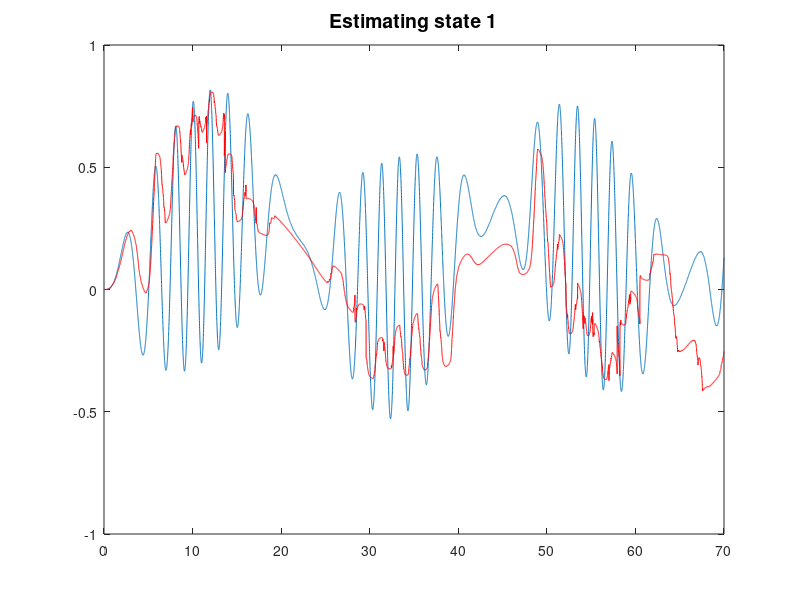
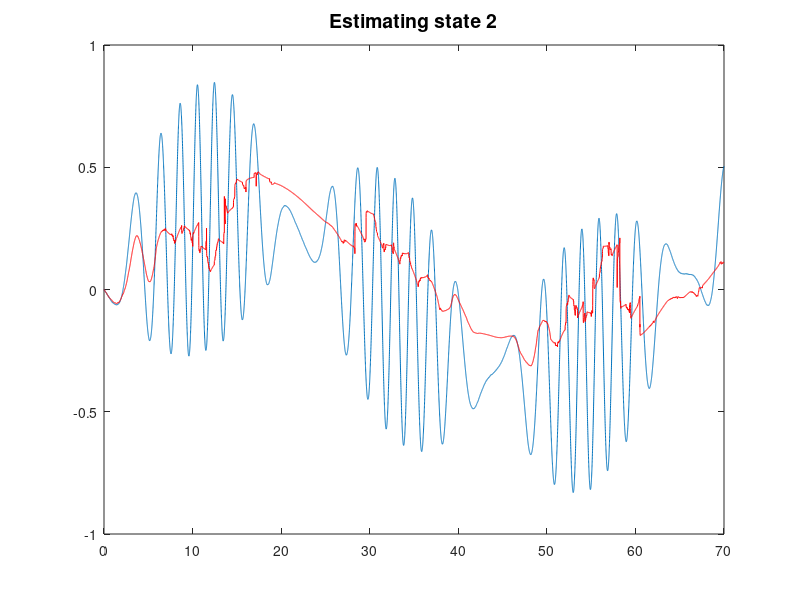
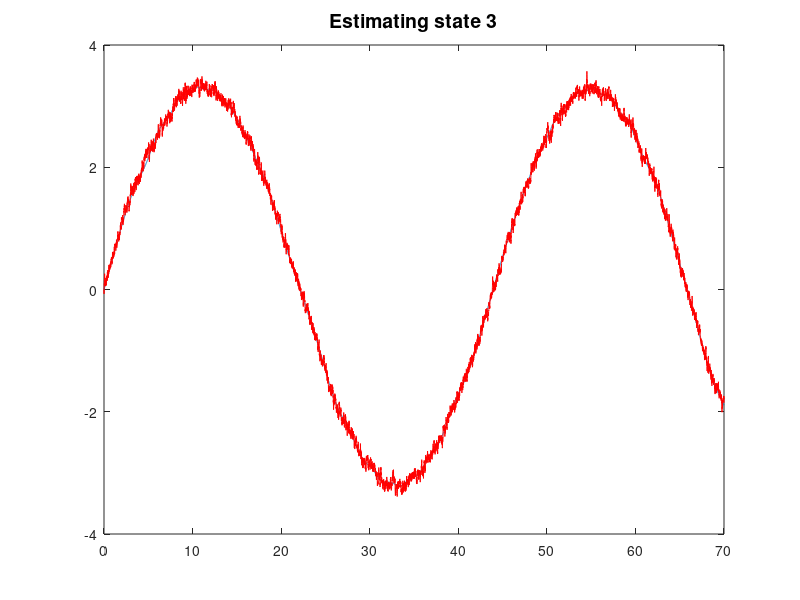
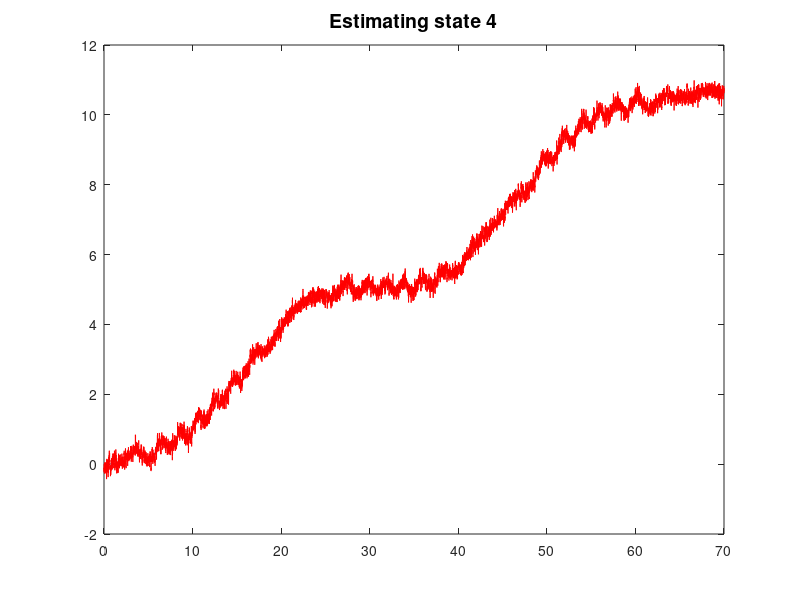

Recreate these plots in MATLAB, in order.
%%%%%%%%%%%%%%%%%%%%%%%%%%%%%%%%%%%%%%%%%%%%%%%%%%
% project_workspace.m
% Author: Andrew Bylard
% Stanford University
% May 2016
%%%%%%%%%%%%%%%%%%%%%%%%%%%%%%%%%%%%%%%%%%%%%%%%%%

clear all; close all; clc;

ns = 6;     % Dimension of state
np = 4;     % Dimension of parameters
m = 6;      % Dimension of measurements
% m = 7;      % Dimension of measurements

% Free-flyer parameters
mf = 10;            % [kg] Mass
rf = 0.15;          % [m] Radius
Jf = 2/5*mf*rf^2;   % [kg*m^2] Moment of inertia
L = 0.05;           % [m] Gripper length

% Grasped object parameters
mo = 5;             % [kg] Mass
ro = 0.30;          % [m] Radius
Jo = 2/5*mo*ro^2;   % [kg*m^2] Moment of inertia
Rcm = rf+L+ro;      % [m] Distance between centers of mass
alpha = 0;          % [rad] Object center of mass offset

mo_min = 0.1;
Jo_min = 0.05;
Rcm_min = rf+L;

mtot = mf+mo;       % [kg] Total mass
Jtot = Jf+Jo;       % [kg*m^2] Summed moments of inertia
J1 = Jtot*mtot+mf*mo*Rcm^2;     % [kg^2*m^2] Common expression

T = 70;
dt = 0.005;
Nsteps = T/dt;
t = 0:dt:T;

%% State EKF Setup
xs0 = zeros(ns, 1);
Qs = diag([0.001*ones(3,1); 0.01*ones(3,1)]);
R = diag([0.1*ones(3,1); 0.1*ones(3,1)]);
mus0 = xs0;
Sigmas0 = 0.1*eye(ns);
    
mus_up = zeros(ns, Nsteps+1);
mus_pr = zeros(ns, Nsteps+1);
Sigmas_up = zeros(ns,ns,Nsteps+1);
Sigmas_pr = zeros(ns,ns,Nsteps+1);
mus_up(:,1) = mus0;
mus_pr(:,1) = mus0;
Sigmas_up(:,:,1) = Sigmas0;
Sigmas_pr(:,:,1) = Sigmas0;
xs = zeros(ns, Nsteps+1);
xs(:,1) = xs0;
ys_up = zeros(m,Nsteps+1);

Ast = zeros(ns,ns);
Cst = zeros(m,ns);

%% Parameter EKF Setup
xp0 = [mo
       Jo
       Rcm
       0];
Qp = diag([0.05*ones(4,1)]);
mup0 = [mf
       Jf
       rf+L
       0];
mup0 = xp0;
Sigmap0 = 0.9*eye(np);
    
mup_up = zeros(np, Nsteps+1);
mup_pr = zeros(np, Nsteps+1);
Sigmap_up = zeros(np,np,Nsteps+1);
Sigmap_pr = zeros(np,np,Nsteps+1);
mup_up(:,1) = mup0;
mup_pr(:,1) = mup0;
Sigmap_up(:,:,1) = Sigmap0;
Sigmap_pr(:,:,1) = Sigmap0;
xp = zeros(np, Nsteps+1);
xp(:,1) = xp0;
yp_up = zeros(m,Nsteps+1);

Apt = zeros(np,np);
Cpt = zeros(m,np);

y = zeros(m,Nsteps+1);

%% Dual EKF
for i = 1:Nsteps
    % Parameter estimation flag
    dekf_on = 1;
    
    % Input
    a = 0.5;
    Fx = a*sin(t(i)/5);
    Fy = a*cos(t(i)/10);
    tau = a*cos(t(i)/7);
    
    % Predict parameters
    mu_pxd = mus_up(1,i); mu_pyd = mus_up(2,i); mu_thd = mus_up(3,i); mu_px = mus_up(4,i); mu_py = mus_up(5,i); mu_th = mus_up(6,i);
    mu_mo = mup_up(1,i); mu_jo = mup_up(2,i); mu_rcm = mup_up(3,i); mu_alp = mup_up(4,i);
    cta = cos(mu_th+mu_alp); sta = sin(mu_th+mu_alp); c2ta = cos(mu_th+mu_alp);
    mu_mtot = mf+mu_mo;
    mu_Jtot = Jf+mu_jo;
    mu_J1 = mu_Jtot*mu_mtot+mf*mu_mo*mu_rcm^2;
    mu_J2 = mu_Jtot*mu_mtot-mf*mu_mo*mu_rcm^2;
    if dekf_on
        mup_pr(:,i+1) = mup_up(:,i);
        Apt(1,1) = dt*((-Fx+mf*mu_rcm*mu_thd^2*cta)/mu_mtot^2+mu_Jtot*mf*mu_rcm*tau*sta/mu_J1^2+mf*mu_mo*mu_rcm^2*(mu_J1+mu_Jtot*mu_mtot)*sta*(Fy*cta+Fx*sta)/(mu_mtot^2*mu_J1^2));
        Apt(2,1) = dt*((-Fy+mf*mu_rcm*mu_thd^2*sta)/mu_mtot^2-mu_Jtot*mf*mu_rcm*tau*cta/mu_J1^2-mf*mu_mo*mu_rcm^2*(mu_J1+mu_Jtot*mu_mtot)*cta*(Fy*cta+Fx*sta)/(mu_mtot^2*mu_J1^2));
        Apt(1,2) = -dt*mu_mo*mu_rcm*sta/mu_J1^2*(mu_mtot*tau+mu_mo*mu_rcm*(Fy*cta+Fx*sta));
        Apt(2,2) = -dt*mu_mo*mu_rcm*cta/mu_J1^2*(mu_mtot*tau+mu_mo*mu_rcm*(Fy*cta+Fx*sta));
        Apt(1,3) = dt*mu_mo*( (mu_J2*tau+2*Fx*mu_Jtot*mu_mo*mu_rcm*sta)*sta/mu_J1^2+(mu_thd^2+2*Fy*mu_Jtot*mu_mtot*mu_mo*mu_rcm*sta/mu_J1^2)*cta/mu_mtot);
        Apt(2,3) = dt*mu_mo*(-(mu_J2*tau+2*Fx*mu_Jtot*mu_mo*mu_rcm*sta)*cta/mu_J1^2+(mu_thd^2*sta+2*Fy*mu_Jtot*mu_mtot*mu_mo*mu_rcm*cta^2/mu_J1^2)/mu_mtot);
        Apt(1,4) = -dt*mu_mo*mu_rcm/(mu_mtot*mu_J1)*(-Fy*mu_mo*mu_rcm*c2ta+mu_J1*mu_thd^2*sta-(mu_mtot*tau+2*Fx*mu_mo*mu_rcm*sta)*cta);
        Apt(2,4) =  dt*mu_mo*mu_rcm/(mu_mtot*mu_J1)*(-Fx*mu_mo*mu_rcm*c2ta+mu_J1*mu_thd^2*cta+(mu_mtot*tau+2*Fx*mu_mo*mu_rcm*cta)*sta);
        Apt(3,1) = -dt*mf*mu_rcm/mu_J1^2*(mf*mu_rcm*tau-Fy*mu_Jtot*cta-Fx*mu_Jtot*sta);
        Apt(3,2) = -dt*mu_mtot/mu_J1^2*(mu_mtot*tau+mu_mo*mu_rcm*(Fy*cta+Fx*sta));
        Apt(3,3) = dt*mu_mo/mu_J1^2*(mu_J1*(Fy*cta+Fx*sta)-2*mf*mu_rcm*(mu_mtot*tau+mu_mo*mu_rcm*(Fy*cta+Fx*sta)));
        Apt(3,4) = dt*mu_mo*mu_rcm/mu_J1*(Fx*cta-Fy*sta);
        Sigmap_pr(:,:,i+1) = Apt*Sigmap_up(:,:,i)*Apt'+Qp;

        mup_pr(1,i+1) = max(mo_min, mup_pr(1,i+1));
        mup_pr(2,i+1) = max(Jo_min, mup_pr(2,i+1));
        mup_pr(3,i+1) = max(Rcm_min, mup_pr(3,i+1));
        mup_pr(4,i+1) = 0;
    else
        mup_pr(1,i+1) = mo;
        mup_pr(2,i+1) = Jo;
        mup_pr(3,i+1) = Rcm;
        mup_pr(4,i+1) = 0;
    end
    
    % Predict next state
    mus_pr(:,i+1) = [mu_pxd+dt*(Fx/mu_mtot+mu_mo*mu_rcm*mu_thd^2*cta/mu_mtot+mu_mo*mu_rcm*tau*sta/mu_J1+mu_mo^2*mu_rcm^2*(Fy*cta*sta+Fx*sta^2)/(mu_mtot*mu_J1))
                     mu_pyd+dt*(Fy/mu_mtot+mu_mo*mu_rcm*mu_thd^2*sta/mu_mtot-mu_mo*mu_rcm*tau*cta/mu_J1-mu_mo^2*mu_rcm^2*(Fx*cta*sta+Fy*cta^2)/(mu_mtot*mu_J1))
                     mu_thd+dt*(mu_mtot*tau+mu_mo*mu_rcm*(Fy*cta+Fx*sta))/mu_J1
                     mu_px+dt*mu_pxd
                     mu_py+dt*mu_pyd
                     mu_th+dt*mu_thd];
    Ast = eye(ns);
    Ast(1,3) = 2*dt/mu_mtot*mu_mo*mu_rcm*mu_thd*cta;
    Ast(2,3) = 2*dt/mu_mtot*mu_mo*mu_rcm*mu_thd*sta;
    Ast(1,6) = -dt*mu_mo*mu_rcm*(-Fy*mu_mo*mu_rcm*cos(2*(mu_th+mu_alp))+mu_J1*mu_thd^2*sta-cta*(mu_mtot*tau+2*Fx*mu_mo*mu_rcm*sta))/(mu_mtot*mu_J1);
    Ast(2,6) =  dt*mu_mo*mu_rcm*(-Fx*mu_mo*mu_rcm*cos(2*(mu_th+mu_alp))+mu_J1*mu_thd^2*sta+sta*(mu_mtot*tau+2*Fy*mu_mo*mu_rcm*cta))/(mu_mtot*mu_J1);    
    Ast(3,6) =  dt*mu_mo*mu_rcm/mu_J1*(Fx*cta-Fy*sta);
    Sigmas_pr(:,:,i+1) = Ast*Sigmas_up(:,:,i)*Ast'+Qs;
    
    % Simulate the free-flyer
    pxd = xs(1,i); pyd = xs(2,i); thd = xs(3,i); px = xs(4,i); py = xs(5,i); th = xs(6,i);
    cta = cos(th+alpha); sta = sin(th+alpha);
    xs(:,i+1) = [pxd+dt*(Fx/mtot+mo*Rcm*thd^2*cta/mtot+mo*Rcm*tau*sta/J1+mo^2*Rcm^2*(Fy*cta*sta+Fx*sta^2)/(mtot*J1))
                 pyd+dt*(Fy/mtot+mo*Rcm*thd^2*sta/mtot-mo*Rcm*tau*cta/J1-mo^2*Rcm^2*(Fx*cta*sta+Fy*cta^2)/(mtot*J1))
                 thd+dt*(mtot*tau+mo*Rcm*(Fy*cta+Fx*sta))/J1
                 px+dt*pxd
                 py+dt*pyd
                 th+dt*thd] + mvnrnd(zeros(ns,1),Qs*dt^2)';
    xp(:,i+1) = xp0;
            
    % Take measurement
    pxd = xs(1,i+1); pyd = xs(2,i+1); thd = xs(3,i+1); px = xs(4,i+1); py = xs(5,i+1); th = xs(6,i+1);
    cta = cos(th+alpha); sta = sin(th+alpha);
    y(:,i+1) = [px
                py
                th
                Fx/mtot+mo*Rcm*thd^2*cta/mtot+mo*Rcm*tau*sta/J1+mo^2*Rcm^2*(Fy*cta*sta+Fx*sta^2)/(mtot*J1)
                Fy/mtot+mo*Rcm*thd^2*sta/mtot-mo*Rcm*tau*cta/J1-mo^2*Rcm^2*(Fx*cta*sta+Fy*cta^2)/(mtot*J1)
                thd] + mvnrnd(zeros(m,1),R)';
%                 (mtot*tau+mo*Rcm*(Fy*cta+Fx*sta))/J1] + mvnrnd(zeros(m,1),R)';
    
    % Update parameter estimates
    mu_pxd = mus_pr(1,i+1); mu_pyd = mus_pr(2,i+1); mu_thd = mus_pr(3,i+1); mu_px = mus_pr(4,i+1); mu_py = mus_pr(5,i+1); mu_th = mus_pr(6,i+1);
    mu_mo = mup_pr(1,i+1); mu_jo = mup_pr(2,i+1); mu_rcm = mup_pr(3,i+1); mu_alp = mup_pr(4,i+1);
    cta = cos(mu_th+mu_alp); sta = sin(mu_th+mu_alp); c2ta = cos(mu_th+mu_alp);
    mu_mtot = mf+mu_mo;
    mu_Jtot = Jf+mu_jo;
    mu_J1 = mu_Jtot*mu_mtot+mf*mu_mo*mu_rcm^2;
    
    if dekf_on
        Cpt(4,1) = ((-Fx+mf*mu_rcm*mu_thd^2*cta)/mu_mtot^2+mu_Jtot*mf*mu_rcm*tau*sta/mu_J1^2+mf*mu_mo*mu_rcm^2*(mu_J1+mu_Jtot*mu_mtot)*sta*(Fy*cta+Fx*sta)/(mu_mtot^2*mu_J1^2));
        Cpt(5,1) = ((-Fy+mf*mu_rcm*mu_thd^2*sta)/mu_mtot^2-mu_Jtot*mf*mu_rcm*tau*cta/mu_J1^2-mf*mu_mo*mu_rcm^2*(mu_J1+mu_Jtot*mu_mtot)*cta*(Fy*cta+Fx*sta)/(mu_mtot^2*mu_J1^2));
        Cpt(4,2) = -mu_mo*mu_rcm*sta/mu_J1^2*(mu_mtot*tau+mu_mo*mu_rcm*(Fy*cta+Fx*sta));
        Cpt(5,2) = -mu_mo*mu_rcm*cta/mu_J1^2*(mu_mtot*tau+mu_mo*mu_rcm*(Fy*cta+Fx*sta));
        Cpt(4,3) = mu_mo*( (mu_J2*tau+2*Fx*mu_Jtot*mu_mo*mu_rcm*sta)*sta/mu_J1^2+(mu_thd^2+2*Fy*mu_Jtot*mu_mtot*mu_mo*mu_rcm*sta/mu_J1^2)*cta/mu_mtot);
        Cpt(5,3) = mu_mo*(-(mu_J2*tau+2*Fx*mu_Jtot*mu_mo*mu_rcm*sta)*cta/mu_J1^2+(mu_thd^2*sta+2*Fy*mu_Jtot*mu_mtot*mu_mo*mu_rcm*cta^2/mu_J1^2)/mu_mtot);
        Cpt(4,4) = -mu_mo*mu_rcm/(mu_mtot*mu_J1)*(-Fy*mu_mo*mu_rcm*c2ta+mu_J1*mu_thd^2*sta-(mu_mtot*tau+2*Fx*mu_mo*mu_rcm*sta)*cta);
        Cpt(5,4) =  mu_mo*mu_rcm/(mu_mtot*mu_J1)*(-Fx*mu_mo*mu_rcm*c2ta+mu_J1*mu_thd^2*cta+(mu_mtot*tau+2*Fx*mu_mo*mu_rcm*cta)*sta);
%         Cpt(7,1) = -mf*mu_rcm/mu_J1^2*(mf*mu_rcm*tau-Fy*mu_Jtot*cta-Fx*mu_Jtot*sta);
%         Cpt(7,2) = -mu_mtot/mu_J1^2*(mu_mtot*tau+mu_mo*mu_rcm*(Fy*cta+Fx*sta));
%         Cpt(7,3) = mu_mo/mu_J1^2*(mu_J1*(Fy*cta+Fx*sta)-2*mf*mu_rcm*(mu_mtot*tau+mu_mo*mu_rcm*(Fy*cta+Fx*sta)));
%         Cpt(7,4) = mu_mo*mu_rcm/mu_J1*(Fx*cta-Fy*sta);
        Cst(1,4) = 1; Cst(2,5) = 1; Cst(3,6) = 1; Cst(6,3) = 1;
        Cst(4,6) = -mu_mo*mu_rcm*(-Fy*mu_mo*mu_rcm*cos(2*(mu_th+mu_alp))+mu_J1*mu_thd^2*sta-cta*(mu_mtot*tau+2*Fx*mu_mo*mu_rcm*sta))/(mu_mtot*mu_J1);
        Cst(5,6) =  mu_mo*mu_rcm*(-Fx*mu_mo*mu_rcm*cos(2*(mu_th+mu_alp))+mu_J1*mu_thd^2*sta+sta*(mu_mtot*tau+2*Fy*mu_mo*mu_rcm*cta))/(mu_mtot*mu_J1);
%         Cst(7,6) =  mu_mo*mu_rcm/mu_J1*(Fx*cta-Fy*sta);
        mup_up(:,i+1) = mup_pr(:,i+1)+Sigmap_pr(:,:,i+1)*Cpt'*inv(Cpt*Sigmap_pr(:,:,i+1)*Cpt'+R)*(y(:,i+1)-[Cst Cpt]*[mus_pr(:,i+1); mup_pr(:,i+1)]);
        if i > 463
            i;
        end
        Sigmap_up(:,:,i+1) = Sigmap_pr(:,:,i+1)-Sigmap_pr(:,:,i+1)*Cpt'*inv(Cpt*Sigmap_pr(:,:,i+1)*Cpt'+R)*Cpt*Sigmap_pr(:,:,i+1);

        mup_up(1,i+1) = max(mo_min, mup_up(1,i+1));
        mup_up(2,i+1) = max(Jo_min, mup_up(2,i+1));
        mup_up(3,i+1) = max(Rcm_min, mup_up(3,i+1));
        mup_up(4,i+1) = 0;
    else
        mup_up(1,i+1) = mo;
        mup_up(2,i+1) = Jo;
        mup_up(3,i+1) = Rcm;
        mup_up(4,i+1) = 0;
    end
    
    % Update state estimates
    mu_mo = mup_up(1,i+1); mu_jo = mup_up(2,i+1); mu_rcm = mup_up(3,i+1); mu_alp = mup_up(4,i+1);
    cta = cos(mu_th+mu_alp); sta = sin(mu_th+mu_alp); c2ta = cos(mu_th+mu_alp);
    mu_mtot = mf+mu_mo;
    mu_Jtot = Jf+mu_jo;
    mu_J1 = mu_Jtot*mu_mtot+mf*mu_mo*mu_rcm^2;
    
    Cst(1,4) = 1; Cst(2,5) = 1; Cst(3,6) = 1; Cst(6,3) = 1;
    Cst(4,6) = -mu_mo*mu_rcm*(-Fy*mu_mo*mu_rcm*cos(2*(mu_th+mu_alp))+mu_J1*mu_thd^2*sta-cta*(mu_mtot*tau+2*Fx*mu_mo*mu_rcm*sta))/(mu_mtot*mu_J1);
    Cst(5,6) =  mu_mo*mu_rcm*(-Fx*mu_mo*mu_rcm*cos(2*(mu_th+mu_alp))+mu_J1*mu_thd^2*sta+sta*(mu_mtot*tau+2*Fy*mu_mo*mu_rcm*cta))/(mu_mtot*mu_J1);
%     Cst(7,6) =  mu_mo*mu_rcm/mu_J1*(Fx*cta-Fy*sta);
    mus_up(:,i+1) = mus_pr(:,i+1)+Sigmas_pr(:,:,i+1)*Cst'*inv(Cst*Sigmas_pr(:,:,i+1)*Cst'+R)*(y(:,i+1)-Cst*mus_pr(:,i+1));
    Sigmas_up(:,:,i+1) = Sigmas_pr(:,:,i+1)-Sigmas_pr(:,:,i+1)*Cst'*inv(Cst*Sigmas_pr(:,:,i+1)*Cst'+R)*Cst*Sigmas_pr(:,:,i+1);
    
    % Predict measurement
    mu_pxd = mus_up(1,i+1); mu_pyd = mus_up(2,i+1); mu_thd = mus_up(3,i+1); mu_px = mus_up(4,i+1); mu_py = mus_up(5,i+1); mu_th = mus_up(6,i+1);
    cta = cos(mu_th+mu_alp); sta = sin(mu_th+mu_alp); c2ta = cos(mu_th+mu_alp);
    ys_up(:,i+1) = [mu_px
                    mu_py
                    mu_th
                    Fx/mu_mtot+mu_mo*mu_rcm*mu_thd^2*cta/mu_mtot+mu_mo*mu_rcm*tau*sta/mu_J1+mu_mo^2*mu_rcm^2*(Fy*cta*sta+Fx*sta^2)/(mu_mtot*mu_J1)
                    Fy/mu_mtot+mu_mo*mu_rcm*mu_thd^2*sta/mu_mtot-mu_mo*mu_rcm*tau*cta/mu_J1-mu_mo^2*mu_rcm^2*(Fx*cta*sta+Fy*cta^2)/(mu_mtot*mu_J1)
                    mu_thd];
%                     (mu_mtot*tau+mu_mo*mu_rcm*(Fy*cta+Fx*sta))/mu_J1];
end

for i = 1:ns
    figure
    plot(t,xs(i,:)); hold on
    plot(t,mus_up(i,:),'r')
    title(['Estimating state ' num2str(i)],'fontsize',14)
end

for i = 1:ns
    figure
    plot(t,y(i,:)); hold on
    plot(t,ys_up(i,:),'r')
    title(['Estimating measurement ' num2str(i)],'fontsize',14)
end

if dekf_on
    for i = 1:np
        figure
        plot(t,xp(i,:)); hold on
        plot(t,mup_up(i,:),'r')
        title(['Estimating parameter ' num2str(i)],'fontsize',14)
    end
end